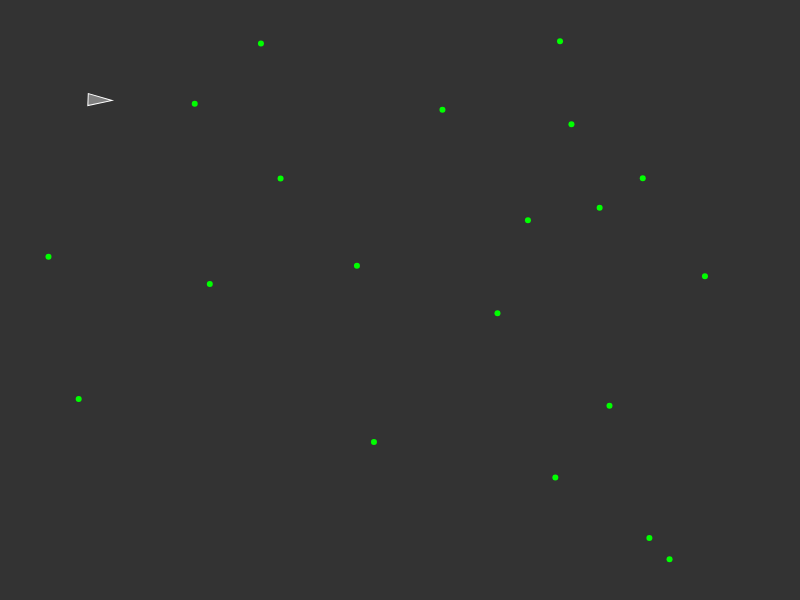
Frame 1 (no input)
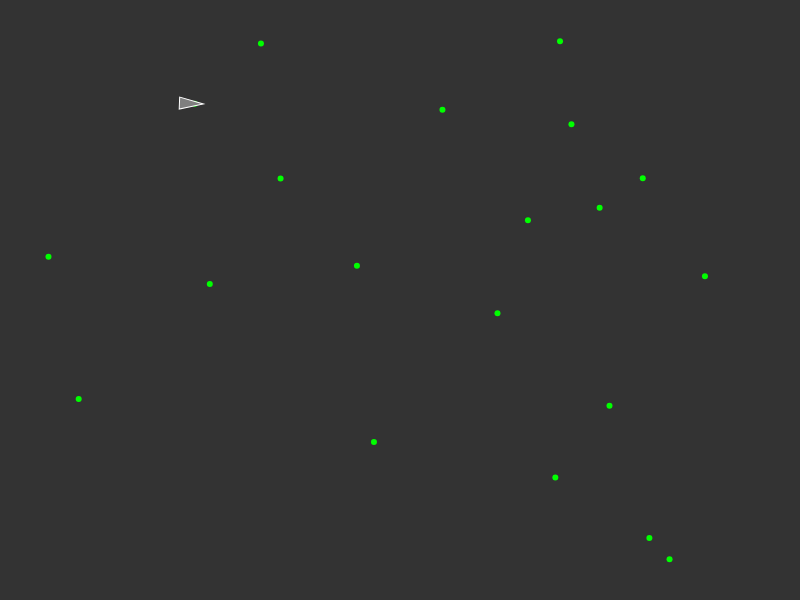
Frame 60 (no input)
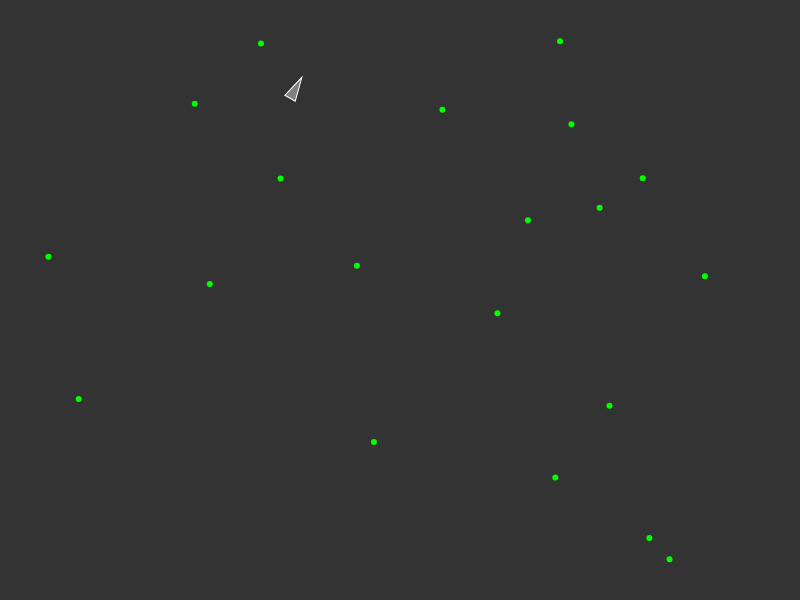
Frame 120 (the mouse pressed at the canvas centre since frame 60)

The p5.js sketch that drew these frames (run headless with seeded random() and noise() and a simulated clock; from frame 60 on, the mouse is pressed at the canvas centre):

// p5.js sketch
// ── sketch.js
let qtree;
let food = [];

function setup() {
    let width = 800;
    let height = 600;
    createCanvas(width, height);
    let amountOfFood = 20;

    for (let i = 0; i < amountOfFood; i++) {
        let x = random(width);
        let y = random(height);
        food.push(createVector(x, y));
    }

    vehicle = new Vehicle(100, 100);
}

function draw() {
    background(51);

    for (let i = 0; i < food.length; i++) {
        fill(0, 255, 0);
        noStroke();
        ellipse(food[i].x, food[i].y, 6, 6);
    }

    vehicle.eat(food);

    // vehicle.seek(target);
    vehicle.update();
    vehicle.show();
}
// ── creature.js
class Creature {
    constructor(x, y) {
        this.position = createVector(x, y);
        this.velocity = createVector(0, 0);
        this.acceleration = createVector(0, 0);
        this.maxVelocity = 2;
        this.maxForce = 0.2;
        this.radius = 8;

        this.health = 1;

        this.dna = [];
        // this.dna = [1, 2];
        this.dna[0] = random(-1, 1.5);
        this.dna[1] = random(-1, 1.5);
    }

    behavior(good, bad) {
        let steeringGood = this.eat(good, 0.2);
        let steeringBad = this.eat(bad, -0.5);

        steeringGood.mult((this.dna)[0]);
        steeringBad.mult(this.dna[1]);

        this.applyForce(steeringGood);
        this.applyForce(steeringBad);
    }

    seek(target) {
        // ------ Force [Version] ------
        // let force = p5.Vector.sub(target, this.position);
        // force.setMag(this.maxVelocity);
        // force.limit(this.maxForce)
        // this.applyForce(force);

        let desired = p5.Vector.sub(target, this.position);
        desired.setMag(this.maxVelocity);

        let steering = p5.Vector.sub(desired, this.velocity);
        steering.limit(this.maxForce);

        return steering;
    }

    applyForce(force) {
        this.acceleration.add(force);
    }

    update() {
        this.health -= 0.005;

        this.velocity.add(this.acceleration);
        this.velocity.limit(this.maxVelocity);
        this.position.add(this.velocity);
        this.acceleration.set(0, 0);
    }

    show() {
        let colorGreen = color(0, 255, 0);
        let colorRed = color(255, 0, 0);
        let creatureColor = lerpColor(colorRed, colorGreen, this.health);

        stroke(creatureColor);
        strokeWeight(1);
        fill(creatureColor);

        push();
        translate(this.position.x, this.position.y);
        rotate(this.velocity.heading());
        triangle(-this.radius, -this.radius / 2, -this.radius, this.radius / 2, this.radius, 0);

        // let longerDNA;
        // let shorterDNA;
        // let longerColor;
        // let shorterColor;
        // if (this.dna[0] > this.dna[1]) {
        //     longerDNA = this.dna[0];
        //     shorterDNA = this.dna[1];
        //     longerColor = 'lime';
        //     shorterColor = 'red';
        // }
        // else {
        //     longerDNA = this.dna[1];
        //     shorterDNA = this.dna[0];
        //     longerColor = 'red';
        //     shorterColor = 'lime';
        // }

        // stroke('lime');
        stroke(0, 255, 0);
        line(0, 1, this.dna[0] * 50, 0);

        stroke(255, 0, 0);
        line(0, -1, this.dna[1] * 50, 0);
        pop();
    }

    eat(list, nutrition) {
        let record = Infinity;
        let closestIndex = -1;

        for (let i = 0; i < list.length; i++) {
            let distance = this.position.dist(list[i]);

            if (distance < record) {
                record = distance;
                closestIndex = i;
            }
        }

        if (record < 5) {
            list.splice(closestIndex, 1);
            this.health += nutrition;
        }
        else if (closestIndex !== -1) {
            return this.seek(list[closestIndex]);
        }

        return createVector(0, 0);
    }

    dead () {
        return this.health < 0;
    }
}
// ── vehicle.js
class Vehicle {
    constructor(x, y) {
        this.position = createVector(x, y);
        this.velocity = createVector(0, 0);
        this.acceleration = createVector(0, 0);
        this.maxVelocity = 3;
        this.maxForce = 0.05;
        this.radius = 12;
    }

    seek(target) {
        // ------ Force [Version] ------
        // let force = p5.Vector.sub(target, this.position);
        // force.setMag(this.maxVelocity);
        // force.limit(this.maxForce)
        // this.applyForce(force);

        let desired = p5.Vector.sub(target, this.position);
        desired.setMag(this.maxVelocity);

        let steering = p5.Vector.sub(desired, this.velocity);
        steering.limit(this.maxForce);

        this.applyForce(steering);
    }

    applyForce(force) {
        this.acceleration.add(force);
    }

    update() {
        this.velocity.add(this.acceleration);
        this.velocity.limit(this.maxVelocity);
        this.position.add(this.velocity);
        this.acceleration.set(0, 0);
    }

    show() {
        stroke(255);
        strokeWeight(1);
        fill(127);
        push();
        translate(this.position.x, this.position.y);
        rotate(this.velocity.heading());
        triangle(-this.radius, -this.radius / 2, -this.radius, this.radius / 2, this.radius, 0);
        pop();
    }

    eat(list) {
        let record = Infinity;
        let closestIndex;

        for (let i = 0; i < list.length; i++) {
            let distance = this.position.dist(list[i]);

            if (distance < record) {
                record = distance;
                closestIndex = i;
            }
        }

        this.seek(list[closestIndex]);
    }

}
